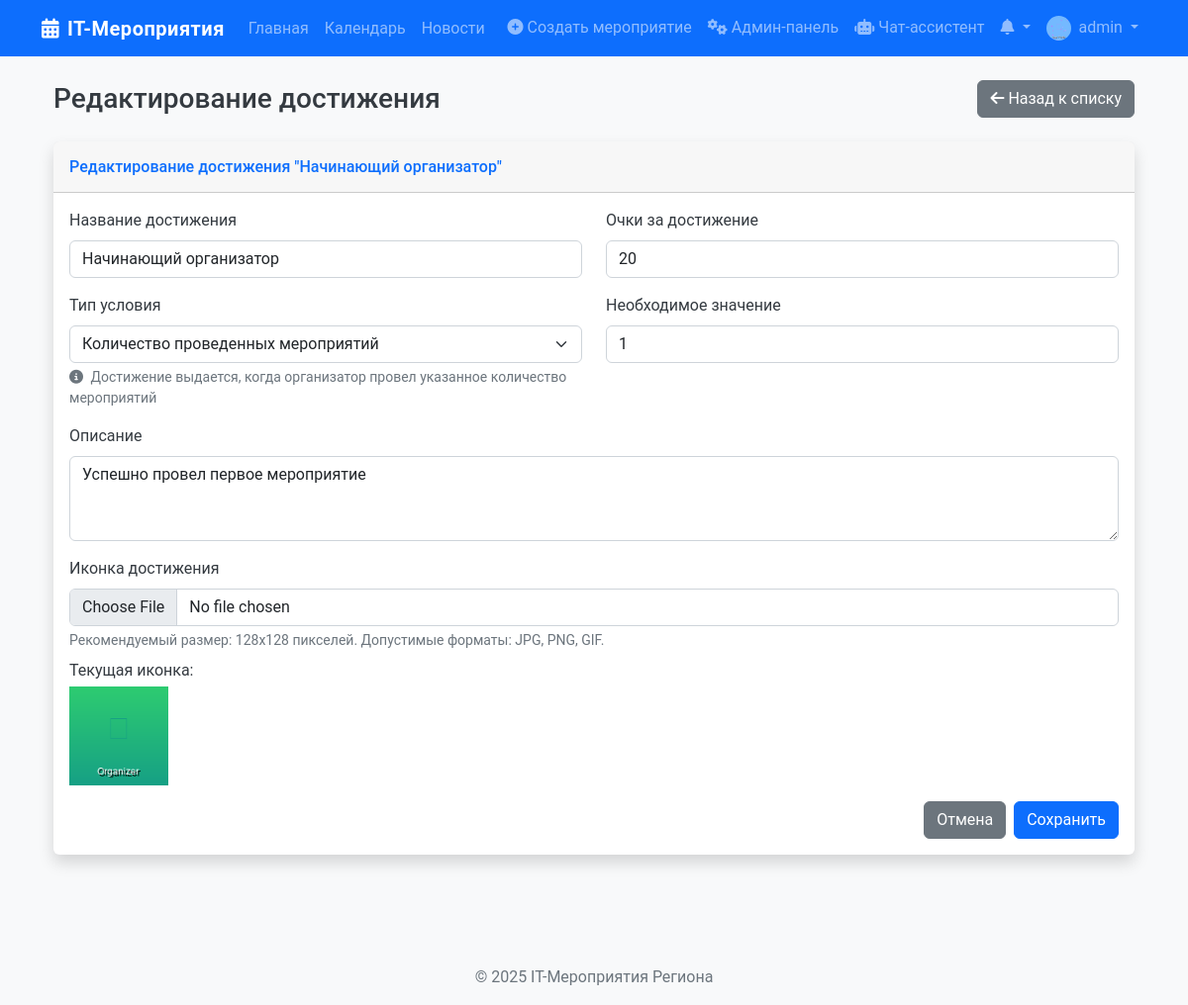
/admin/admin/organizer-achievement/1/edit (signed in), run on the app's committed database.
### app/models/user.py (models this page shows, shortened)
class User(db.Model, UserMixin):
    id = db.Column(db.Integer, primary_key=True)
    username = db.Column(db.String(50), unique=True, nullable=False)
    email = db.Column(db.String(120), unique=True, nullable=False)
    password = db.Column(db.String(60), nullable=False)
    role = db.Column(db.String(20), default=UserRole.PARTICIPANT.value)
    profile_image = db.Column(db.String(20), default='default.jpg')
    created_at = db.Column(db.DateTime, default=datetime.utcnow)
    organized_events = db.relationship('Event', back_populates='organizer')
    applications = db.relationship('EventApplication', back_populates='user')
    achievements = db.relationship('Achievement', secondary=user_achievements,
                                   backref=db.backref('users', lazy='dynamic'))
    event_achievements = db.relationship('UserEventAchievement', back_populates='user')
    organizer_achievements = db.relationship('UserOrganizerAchievement', back_populates='user')
    def is_admin(self):
        return self.role == UserRole.ADMIN.value
    def is_organizer(self):
        return self.role == UserRole.ORGANIZER.value or self.role == UserRole.ADMIN.value

### app/models/achievement.py (models this page shows, shortened)
class OrganizerAchievement(db.Model):
    id = db.Column(db.Integer, primary_key=True)
    name = db.Column(db.String(100), nullable=False)
    description = db.Column(db.Text, nullable=False)
    icon = db.Column(db.String(100), default='default_achievement.png')
    points = db.Column(db.Integer, default=10)  # Количество очков за достижение
    condition_type = db.Column(db.String(50), nullable=False)  # Тип условия из enum AchievementConditionType
    condition_value = db.Column(db.Integer, default=1)  # Необходимое значение для выполнения условия
    created_at = db.Column(db.DateTime, default=datetime.utcnow)
    users = db.relationship('UserOrganizerAchievement', back_populates='achievement')

### app/routes/admin.py (the view)
@admin.route('/admin/organizer-achievement/<int:achievement_id>/edit', methods=['GET', 'POST'])
@login_required
@admin_required
def edit_organizer_achievement(achievement_id):
    achievement = OrganizerAchievement.query.get_or_404(achievement_id)
    form = OrganizerAchievementForm()
    if form.validate_on_submit():
        achievement.name = form.name.data
        achievement.description = form.description.data
        achievement.condition_type = form.condition_type.data
        achievement.condition_value = form.condition_value.data
        achievement.points = form.points.data
        if form.icon.data:
            achievement.icon = save_image(form.icon.data, 'achievement_icons')
        db.session.commit()
        flash(f'Достижение "{achievement.name}" успешно обновлено', 'success')
        return redirect(url_for('admin.organizer_achievements'))
    elif request.method == 'GET':
        form.name.data = achievement.name
        form.description.data = achievement.description
        form.condition_type.data = achievement.condition_type
        form.condition_value.data = achievement.condition_value
        form.points.data = achievement.points
    return render_template('admin/create_organizer_achievement.html',
                          title='Редактирование достижения для организаторов',
                          form=form,
                          achievement=achievement)

### app/__init__.py (called while the page is built)
@login_manager.user_loader
def load_user(user_id):
    return User.query.get(int(user_id))

### app/utils/helpers.py (called while the page is built)
def admin_required(f):
    @wraps(f)
    def decorated_function(*args, **kwargs):
        if not current_user.is_admin():
            flash('У вас нет прав для доступа к этой странице', 'danger')
            return redirect(url_for('main.index'))
        return f(*args, **kwargs)
    return decorated_function

### app/templates/admin/create_organizer_achievement.html (shortened to what this page needs)
{% extends "layout/base.html" %}
{% block content %}
<div class="container-fluid">
    <div class="d-flex justify-content-between align-items-center mb-4">
        <h1 class="h3 mb-0 text-gray-800">
            {% if achievement %}Редактирование достижения{% else %}Создание достижения{% endif %}
        </h1>
        <a href="{{ url_for('admin.organizer_achievements') }}" class="btn btn-secondary">
            <i class="fas fa-arrow-left me-1"></i>Назад к списку
        </a>
    </div>
    <div class="card shadow mb-4">
        <div class="card-header py-3">
            <h6 class="m-0 font-weight-bold text-primary">
                {% if achievement %}Редактирование достижения "{{ achievement.name }}"{% else %}Новое достижение для организаторов{% endif %}
            </h6>
        </div>
        <div class="card-body">
            <form method="POST" enctype="multipart/form-data">
                <div class="row mb-3">
                    <div class="col-md-6">
                        {{ form.name.label(class="form-label") }}
                        {{ form.name(class="form-control") }}
                    </div>
                    <div class="col-md-6">
                        {{ form.points.label(class="form-label") }}
                        {{ form.points(class="form-control") }}
                    </div>
                </div>
                <div class="row mb-3">
                    <div class="col-md-6">
                        {{ form.condition_type.label(class="form-label") }}
                        {{ form.condition_type(class="form-select") }}
                        <div class="form-text mt-1">
                            <i class="fas fa-info-circle me-1"></i>
                            <span id="condition-help-text">
                            </span>
                        </div>
                    </div>
                    <div class="col-md-6">
                        {{ form.condition_value.label(class="form-label") }}
                        {{ form.condition_value(class="form-control") }}
                    </div>
                </div>
                <div class="mb-3">
                    {{ form.description.label(class="form-label") }}
                    {{ form.description(class="form-control", rows=3) }}
                </div>
                <div class="mb-3">
                    {{ form.icon.label(class="form-label") }}
                    {{ form.icon(class="form-control") }}
                    <div class="form-text mt-1">
                        Рекомендуемый размер: 128x128 пикселей. Допустимые форматы: JPG, PNG, GIF.
                    </div>
                    {% if achievement and achievement.icon %}
                        <div class="mt-2">
                            <p class="mb-1">Текущая иконка:</p>
                            <img src="{{ url_for('static', filename='img/achievement_icons/' + achievement.icon) }}"
                                 alt="{{ achievement.name }}" style="max-width: 100px; max-height: 100px;">
                        </div>
                    {% endif %}
                </div>
                <div class="d-flex justify-content-end">
                    <a href="{{ url_for('admin.organizer_achievements') }}" class="btn btn-secondary me-2">Отмена</a>
                    {{ form.submit(class="btn btn-primary") }}
                </div>
            </form>
        </div>
    </div>
</div>
{% endblock %}

### app/templates/layout/base.html (shortened to what this page needs)
<!DOCTYPE html>
<html lang="ru">
<head>
    <link href="https://cdn.jsdelivr.net/npm/bootstrap@5.2.3/dist/css/bootstrap.min.css" rel="stylesheet">
    <link rel="stylesheet" href="https://cdnjs.cloudflare.com/ajax/libs/font-awesome/6.1.1/css/all.min.css">
    <link rel="stylesheet" href="{{ url_for('static', filename='css/main.css') }}">
</head>
<body>
    <nav class="navbar navbar-expand-lg navbar-dark bg-primary sticky-top">
        <div class="container">
            <a class="navbar-brand" href="{{ url_for('main.index') }}">
                <i class="fas fa-calendar-alt me-2"></i>IT-Мероприятия
            </a>
            <div class="collapse navbar-collapse" id="navbarNavAltMarkup">
                <div class="navbar-nav">
                    <a class="nav-link" href="{{ url_for('main.index') }}">Главная</a>
                    <a class="nav-link" href="{{ url_for('main.calendar_view') }}">Календарь</a>
                    <a class="nav-link" href="{{ url_for('main.news_list') }}">Новости</a>
                </div>
                <div class="navbar-nav ms-auto">
                    {% if current_user.is_authenticated %}
                        {% if current_user.is_organizer() %}
                            <a class="nav-link" href="{{ url_for('events.create_event') }}">
                                <i class="fas fa-plus-circle me-1"></i>Создать мероприятие
                            </a>
                        {% endif %}
                        {% if current_user.is_admin() %}
                            <a class="nav-link" href="{{ url_for('admin.admin_dashboard') }}">
                                <i class="fas fa-cogs me-1"></i>Админ-панель
                            </a>
                        {% endif %}
                        {% if current_user.is_admin() or current_user.is_organizer() %}
                            <a class="nav-link" href="{{ url_for('chatbot.chatbot_page') }}">
                                <i class="fas fa-robot me-1"></i>Чат-ассистент
                            </a>
                        {% endif %}
                        <div class="nav-item dropdown">
                            <a class="nav-link dropdown-toggle position-relative" href="#" id="notificationsDropdown" role="button" data-bs-toggle="dropdown">
                                <i class="fas fa-bell"></i>
                            </a>
                        </div>
                        <div class="nav-item dropdown">
                            <a class="nav-link dropdown-toggle" href="#" id="userDropdown" role="button" data-bs-toggle="dropdown">
                                <img src="{{ url_for('static', filename='img/profile_pics/' + current_user.profile_image) }}" alt="Аватар" class="rounded-circle me-1" style="width: 25px; height: 25px;">
                                {{ current_user.username }}
                            </a>
                        </div>
                    {% else %}
                        <a class="nav-link" href="{{ url_for('auth.login') }}">Вход</a>
                        <a class="nav-link" href="{{ url_for('auth.register') }}">Регистрация</a>
                    {% endif %}
                </div>
            </div>
        </div>
    </nav>
    <main class="container my-4">
        {% block content %}{% endblock %}
    </main>
    <footer class="footer bg-light py-3 mt-5">
        <div class="container text-center">
            <span class="text-muted">© 2025 IT-Мероприятия Региона</span>
        </div>
    </footer>
</body>
</html>

### app/static/css/main.css (style rules this page uses)
body { font-family: 'Roboto', sans-serif; background-color: #f8f9fa; color: #343a40; min-height: 100vh; display: flex; flex-direction: column; }
main { flex: 1; }
.footer { margin-top: auto; }
.navbar-brand { font-weight: 700; letter-spacing: 0.5px; }
.card { border: none; transition: transform 0.3s, box-shadow 0.3s; }
.card-header { font-weight: 600; }

### data on the page
User: profile_image (placeholder picture), username "admin"
OrganizerAchievement: name "Начинающий организатор", points "20", condition_type "Количество проведенных мероприятий", condition_value "1", description "Успешно провел первое мероприятие", icon (picture)
